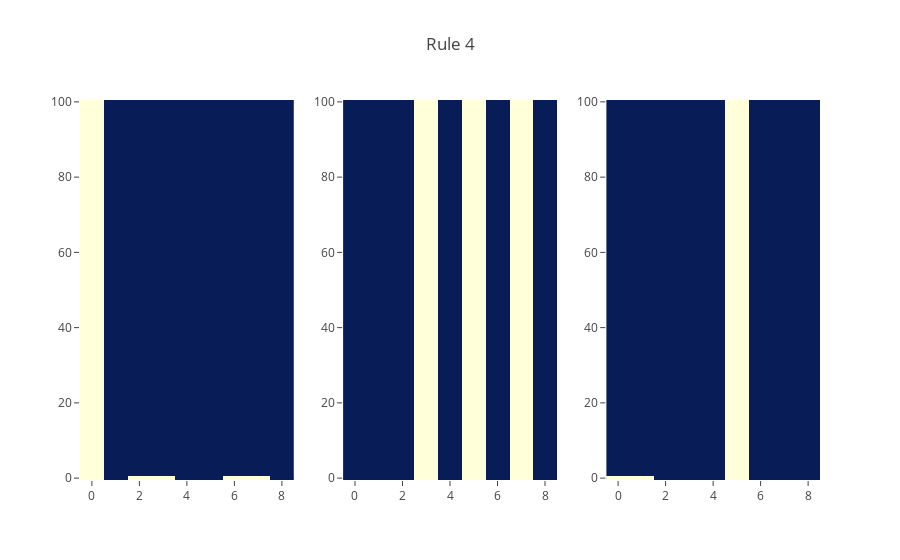

Write notebook code for a chart like this one.
### Markdown cell above
### Class 2

Class 2 CA rapdily converge to a state where they repeat itself.

### Code cell
rule = 4

figure = tools.make_subplots(rows=1, cols=3, print_grid=False)

figure.append_trace(
    go.Heatmap(z=simulate(np.random.randint(0, 2, 10), rule, 100), colorscale='YlGnBu', showscale=False),
1, 1)
figure.append_trace(
    go.Heatmap(z=simulate(np.random.randint(0, 2, 10), rule, 100), colorscale='YlGnBu', showscale=False),
1, 2)
figure.append_trace(
    go.Heatmap(z=simulate(np.random.randint(0, 2, 10), rule, 100), colorscale='YlGnBu', showscale=False),
1, 3)

figure['layout'].update(title=f'Rule {rule}')

py.iplot(figure)

### Figure 1 — Plotly figure (JSON) as saved in the notebook; plotly's stock layout.template omitted (floating-point values rounded to 4 significant figures; data arrays with more than 128 entries replaced by an {"elided": "..."} marker saying what was removed)
{"data": [{"colorscale": "YlGnBu", "showscale": false, "type": "heatmap", "uid": "eefc606f-c86b-4709-aaaa-34490fb9e67e", "xaxis": "x", "yaxis": "y", "z": {"elided": "101x9 int values"}}, {"colorscale": "YlGnBu", "showscale": false, "type": "heatmap", "uid": "32946ea3-2a13-4130-89e9-55cc02924d0b", "xaxis": "x2", "yaxis": "y2", "z": {"elided": "101x9 int values"}}, {"colorscale": "YlGnBu", "showscale": false, "type": "heatmap", "uid": "94b6c07b-3a90-40b5-9c19-a390f1e0e5be", "xaxis": "x3", "yaxis": "y3", "z": {"elided": "101x9 int values"}}], "layout": {"title": {"text": "Rule 4"}, "xaxis": {"anchor": "y", "domain": [0, 0.2889]}, "xaxis2": {"anchor": "y2", "domain": [0.3556, 0.6444]}, "xaxis3": {"anchor": "y3", "domain": [0.7111, 1]}, "yaxis": {"anchor": "x", "domain": [0, 1]}, "yaxis2": {"anchor": "x2", "domain": [0, 1]}, "yaxis3": {"anchor": "x3", "domain": [0, 1]}}}
